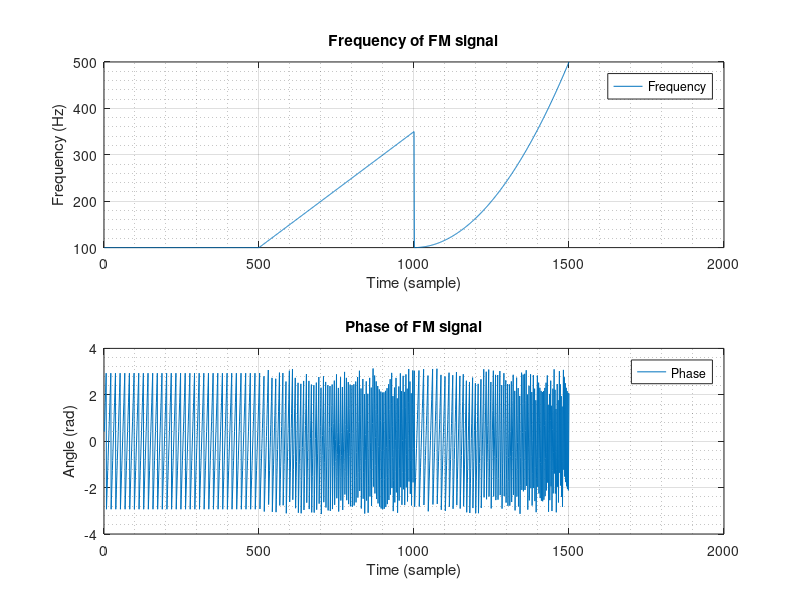
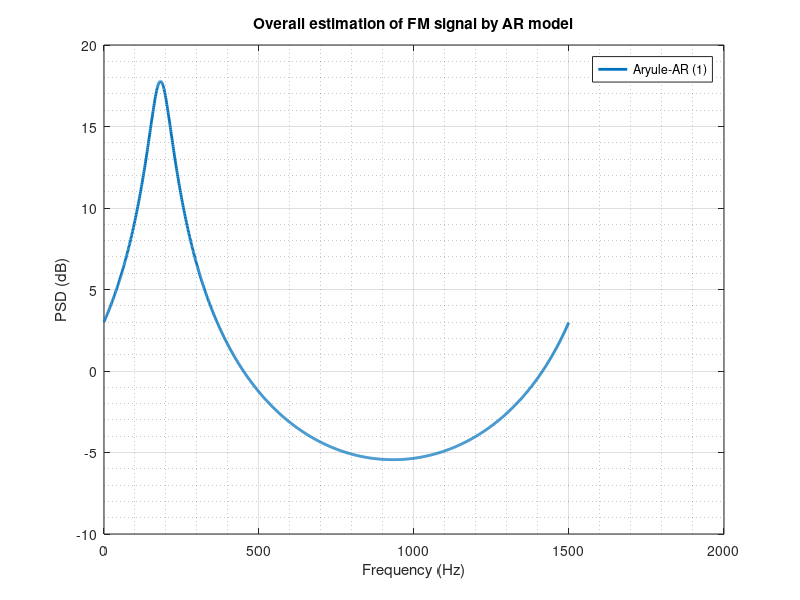
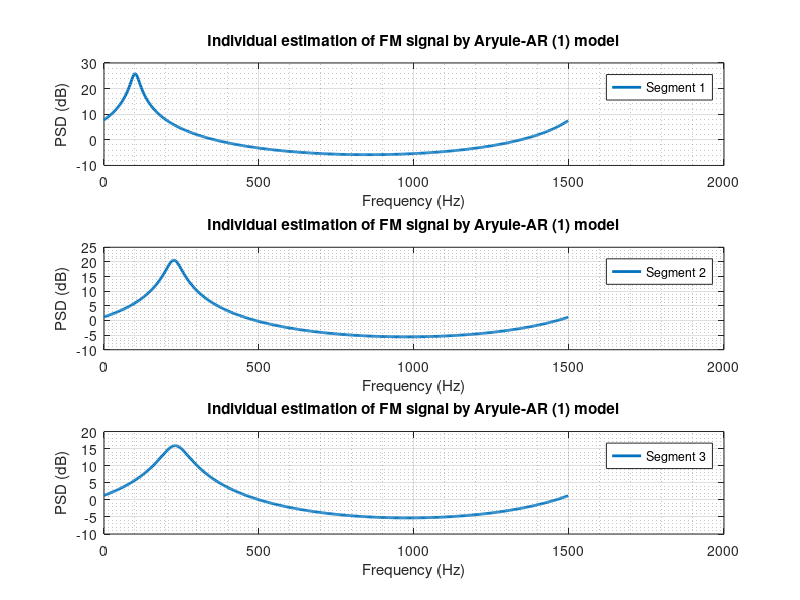

The MATLAB source for these figures, in order:
fSample = 1500;
nSamples = 1500;
variance = 0.05;
nSegs = 3;
lengthSeg = 500;
freqFunc = @(n) ((1 <= n) & (n <= 500)) .* 100 + ((501 <= n) & (n <= 1000)) .* (100 + (n - 500) / 2) + ((1001 <= n) & (n <= 1500)) .* (100 + ((n - 1000) / 25) .^ 2);
freqSeq = freqFunc(1: nSamples);
phaseSeq = cumsum(freqSeq);
orderAr = 1;

coefArEstSeg = cell(nSegs, 1);
hArSeg = cell(nSegs, 1);
fArSeg = cell(nSegs, 1);
psdArSeg = cell(nSegs, 1);
fmSignal = exp(1i * 2 * pi / fSample * phaseSeq) + sqrt(variance / 2) * (randn(1, nSamples) + 1i * randn(1, nSamples));
coefArEst = aryule(fmSignal, orderAr);
[hAr, fAr] = freqz(1, coefArEst, nSamples, fSample);
psdAr = abs(hAr) .^ 2;
for iSeg = 1: nSegs
    coefArEstSeg{iSeg} = aryule(fmSignal((iSeg - 1) * lengthSeg + 1: iSeg * lengthSeg), orderAr);
    [hArSeg{iSeg}, fArSeg{iSeg}] = freqz(1, coefArEstSeg{iSeg}, nSamples / nSegs, fSample);
    psdArSeg{iSeg} = abs(hArSeg{iSeg}) .^ 2;
end

figure;
subplot(2, 1, 1);
plot(freqSeq);
grid on; grid minor;
legend('Frequency');
title('Frequency of FM signal');
xlabel('Time (sample)');
ylabel('Frequency (Hz)');
subplot(2, 1, 2);
plot(angle(exp(1i * 2 * pi / fSample * phaseSeq)));
grid on; grid minor;
legend('Phase');
title('Phase of FM signal');
xlabel('Time (sample)');
ylabel('Angle (rad)');
figure;
plot(fAr, pow2db(psdAr), 'LineWidth', 2);
grid on; grid minor;
legend(sprintf('Aryule-AR (%d)', orderAr));
title('Overall estimation of FM signal by AR model');
xlabel('Frequency (Hz)');
ylabel('PSD (dB)');
figure;
for iSeg = 1: nSegs
    subplot(nSegs, 1, iSeg);
    plot(fArSeg{iSeg}, pow2db(psdArSeg{iSeg}), 'LineWidth', 2);
    grid on; grid minor;
    legend(sprintf('Segment %d', iSeg));
    title(sprintf('Individual estimation of FM signal by Aryule-AR (%d) model', orderAr));
    xlabel('Frequency (Hz)');
    ylabel('PSD (dB)');
end